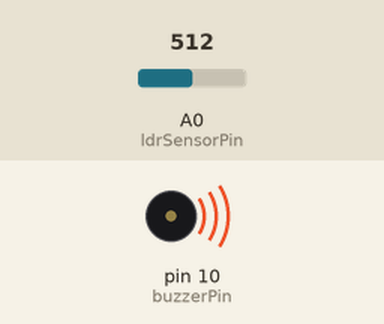
A sketch run on a simulated Arduino Uno, built with avr-gcc and run on an emulated ATmega328P. Shown: buzzer (waves = sounding). Inputs (shaded band) come from the test bench; at power-on: A0 (ldrSensorPin) = 512.

Above: at 0.1 s.
Timing chart, 0 to 1.6 s (numbered marks = the images above):
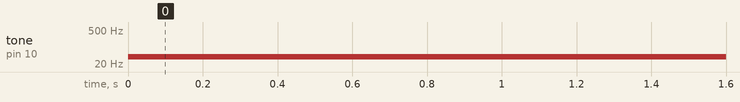

The sketch:

InT_Biohackathon.ino
```cpp
// pin for the buzzer
const int buzzerPin = 10;


// pin for the LDR sensor
const int ldrSensorPin = A0;


// threshold value for disturbance detection, 200 is an arbituary value!!
const int disturbanceThreshold = 200;


// variables to track disturbances
int disturbanceCount = 0;
int hourCount = 0;


// variables for controlling sound playback
bool playingSound = false;
unsigned long soundStart = 0;


// variables for timing
const int hoursInNight = 8;
const int nights = 5;
const unsigned long hourDuration = 3600000; // 1 hour in milliseconds


void setup() {
  pinMode(buzzerPin, OUTPUT);
}


// will run continuously
void loop() {

  // detects and track sleep disturbances
  if (detectDisturbance()) {
    disturbanceCount++;


    // checks if more than 2 disturbances occurred within same hour
    if (disturbanceCount > 4 && !playingSound) {
      // Start playing sound
      playingSound = true;
      soundStart = millis();
      playSound();
    }
  }


  // check if time to stop playing sound
  if (playingSound && (millis() - soundStart >= hoursToMillis(hoursInNight))) {
    stopSound();
    disturbanceCount = 0; // resets disturbance count
    hourCount++;


    // checks if 5 nights have passed
    if (hourCount >= nights * hoursInNight) {
      // program complete


      while (true) {
        // does nothing
      }
    }
  }
}


// function detects sleep disturbances
bool detectDisturbance() {


  // reads the sensor value
  int sensorValue = analogRead(ldrSensorPin);


  // checks if the sensor value exceeds the disturbance threshold
  if (sensorValue > disturbanceThreshold) {
    return true;  // when disturbance detected
    }


  else {
    return false; // when no disturbance detected
    }
}


// function to play 40 Hz sound
void playSound() {
  tone(buzzerPin, 40);
}


// function to stop playing sound
void stopSound() {
  noTone(buzzerPin);
}


// helper function to convert hours to milliseconds
unsigned long hoursToMillis(int hours) {
  return hours * hourDuration;
  }
```

Measured:
- by itself, tone on pin 10 (buzzerPin): silent → 40 Hz at 0.00 s
